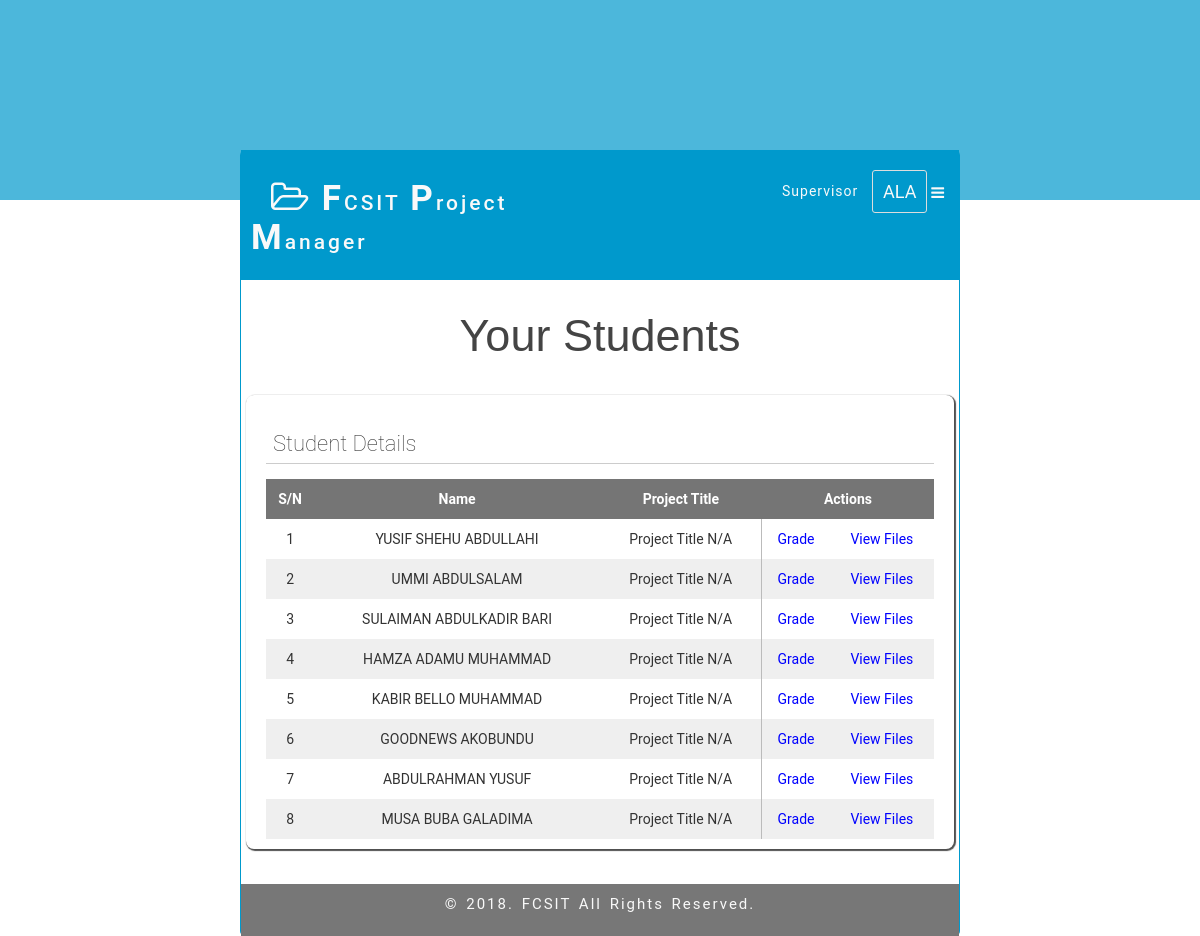
/supervisor.php (signed in), run on the app's committed database.
### tables this page shows
CREATE TABLE `gra_student` (
  `id` int(11) NOT NULL,
  `stu_reg` varchar(20) DEFAULT NULL,
  `stu_name` varchar(111) DEFAULT NULL,
  `stu_no` int(3) DEFAULT NULL,
  `stu_venue` varchar(65) DEFAULT NULL,
  `stu_project` varchar(255) DEFAULT NULL,
  `stu_supervisor` varchar(65) DEFAULT NULL,
  `stu_password` varchar(11) DEFAULT NULL
);

### includes/functions.php (called while the page is built, shortened)
<?php
	function escape($string) {
		return htmlentities(trim($string), ENT_QUOTES, 'UTF-8');
	}
?>

### supervisor.php (the view, shortened to what this page needs)
<?php
require("includes/functions.php");
$msg ="";
$count = 1;
$red1 = md5(time());
$lec_email = escape($_SESSION['assessor']);
$lec_name = explode(".", $lec_email);
$select = $db->query("SELECT * FROM gra_student WHERE stu_supervisor='".$lec_name[0]."'");
	if($select->num_rows){
		while(($row = $select->fetch_assoc()) != null){
			$stu_reg = $row['stu_reg'];
			$stu_name = strtoupper($row['stu_name']);
			$stu_project = ucwords($row['stu_project']);
			$msg .= "<tr>
				<td>$count</td>
				<td class='odd'>$stu_name</td>
				<td>$stu_project</td>
				<td style='border-left: 1px solid #bbb;'><a href='supervisor_assess?red=$red1$red1&a=$stu_reg&red=$red1&b=$stu_name&c=$stu_project&red=$red1'>Grade</a></td>
				<td><a href='stu_checklist?token=$red1$red1&a=$stu_reg&red=$red1&b=$stu_name&c=$stu_project&red=$red1'>View Files</a></td>
			</tr>";
		$count++;
		}
	}
	else{
		$msg = "<tr><td colspan='4' style='padding: 20px 0px; font-size: 16px; color: #FF0000;'>No student record found. Kindly implore your allocated students to upload their project details </td></tr>";
	}
?>
<!DOCTYPE html>
<html lang="en">
<?php include_once("includes/supervisor_header.php"); ?>
               <div class="urScore">  Your Students </div>
	<section class="content">
	<div class="student_file">
		<h3>Student Details</h3>
		<table class="allocate_stud">
			<tr>
				<th>S/N</th>
				<th class="odd">Name</th>
				<th>Project Title</th>
				<th colspan="2">Actions</th>
			</tr>
			<?php echo $msg; ?>
		</table>
	</div>
</section>
		<div id="wi_footer" title="powered by #teamSHM#">
			<?php include_once("includes/assessor_footer.php"); ?>
		</div>
	</div>
</div>
</body>
</html>

### includes/supervisor_header.php (shortened to what this page needs)
<?php
$lec_ini = explode("@", $lec_email);
?>
<head>
	<link href="bt/css/bootstrap.min.css" rel="stylesheet" />
    <link href="css/supervisor_style.css" rel="stylesheet" />
    <link href="css/font-awesome.min.css" rel="stylesheet" />
</head>
<body>
<div id="theme"></div>
<div id="wrapper">
	<div id="w_inner">
		<div id="wi_header">
			<header id="wih_header">
				<div class="wihh_name">
                    <h2> <i class="fa fa-folder-open-o"> </i>
					<span class="wihhn_span">F</span>CSIT
                        <span class="wihhn_span">p</span>roject
                        <span class="wihhn_span">m</span>anager
                    </h2>
                </div>
                <div class="wihh_nav">
                    <h5 title="user category">supervisor</h5>
                    <div class="btn-group open wihhn_div">
                        <span class="wihhn_name" title="supervisor name"><?php echo strtoupper(substr($lec_ini[0], 0, 3)); ?></span>
                        <span class="fa fa-navicon wihhn_caret" title=" menu"></span>
                    </div>
                </div>
			</header>
		</div>

### includes/assessor_footer.php
<footer id="wif_footer">
				<p>&copy; <?php echo date('Y');?>. FCSIT all rights reserved.</p>
			</footer>

### css/supervisor_style.css (style rules this page uses)
* { margin: 0; padding: 0; box-sizing: border-box; color: #444444; }
body { background : #FFFFFF; font-family: 'Roboto', sans-serif; font-size: 15px; }
a { text-decoration: none; color: #000; }
div#theme { background: #0099CC; width: 100%; height: 200px; opacity: 0.7; }
div#w_inner { width: 60%; background: white; margin: 0 auto; border: 1px solid #0099CC; border-top: none; border-bottom: none; border-radius: 5px; margin: -80px auto 0px auto; position: relative; }
div#wrapper { width: 100%; height: 600px; background-size: 100% 100%; padding: 30px 0px 0px 0px; }
div#wi_header { width: 100%; background: #0099CC; padding: 10px; margin-bottom: 20px; border-bottom: 3px solid #0099cc; }
div#wi_header header#wih_header { color: white; display: flex; }
header#wih_header div.wihh_name { flex: 0.5; }
header#wih_header div.wihh_name h2 { text-transform: capitalize; letter-spacing: 3px; word-spacing: 2px; font-size: 21px; color: #F9F9F9; }
i.fa.fa-folder-open-o { color: #F9F9F9;; font-size: 35px; padding: 0px 0px 0px 20px; }
div.wihh_name h2 span.wihhn_span { font-size: 35px; font-weight: bold; color: #F9F9F9; }
header#wih_header div.wihh_nav { text-align: right; flex: 0.5; padding: 10px 5px; color: #F9F9F9; }
div.wihh_nav h5 { display: inline-block; padding: 0px 10px; text-transform: capitalize; letter-spacing: 1px; font-weight: normal; }
div.wihh_nav div.wihhn_div { display: inline-block; }
div.wihhn_div span.wihhn_name { text-align: center; font-size: 18px; padding: 10px; border: 1px solid #DDD; border-radius: 3px; cursor: default; color: #F9F9F9; }
div.wihhn_div span.wihhn_caret { padding: 15px 0px; color: #F9F9F9; }
div.urScore { color: #444; font-family: sans-serif, helvetica; font-size: 45px; font-weight: normal; line-height: 72px; margin: 0 0 8px; text-align: center; text-shadow: 0 1px 1px #fff; }
div#wi_footer { width: 100%; background: #777; padding: 10px; margin-top: 20px; }
div#wi_footer footer#wif_footer p { color: #F9F9F9; text-align: center; text-transform: capitalize; font-size: 15px; letter-spacing: 2px; word-spacing: 2px; cursor: default; }
section.content { max-width: 1190px; padding: 5px; height: auto; margin:auto; }
div.student_file { width: 100%; margin: 10px auto; height: auto; padding: 10px 20px; box-shadow: 1px 1px 1px 1px #505050; border-radius: 8px; }
div.student_file h3 { color: #333; font-weight: 100; font-size: 22px; border-bottom: 1px solid #ccc; margin-bottom: 15px; padding: 7px; }
table.allocate_stud { width: 100%; border-collapse: collapse; }
table.allocate_stud tr th, table.allocate_stud tr td { height: 40px; padding: 5px; color: #333; font-size: 14px; text-align:center; }
table.allocate_stud tr td a { color: #0000FF; }
table.allocate_stud tr:nth-child(odd) { background: #efefef; }
table.allocate_stud tr:first-child th { background: #757575; color: #fff; }

### data on the page
gra_student: stu_name "YUSIF SHEHU ABDULLAHI", stu_project "Project Title N/A"
gra_student: stu_name "UMMI ABDULSALAM", stu_project "Project Title N/A"
gra_student: stu_name "SULAIMAN ABDULKADIR BARI", stu_project "Project Title N/A"
gra_student: stu_name "HAMZA ADAMU MUHAMMAD", stu_project "Project Title N/A"
gra_student: stu_name "KABIR BELLO MUHAMMAD", stu_project "Project Title N/A"
gra_student: stu_name "GOODNEWS AKOBUNDU", stu_project "Project Title N/A"
gra_student: stu_name "ABDULRAHMAN YUSUF", stu_project "Project Title N/A"
gra_student: stu_name "MUSA BUBA GALADIMA", stu_project "Project Title N/A"

### other printed values
substr($lec_ini[0], 0, 3) "ALA"
